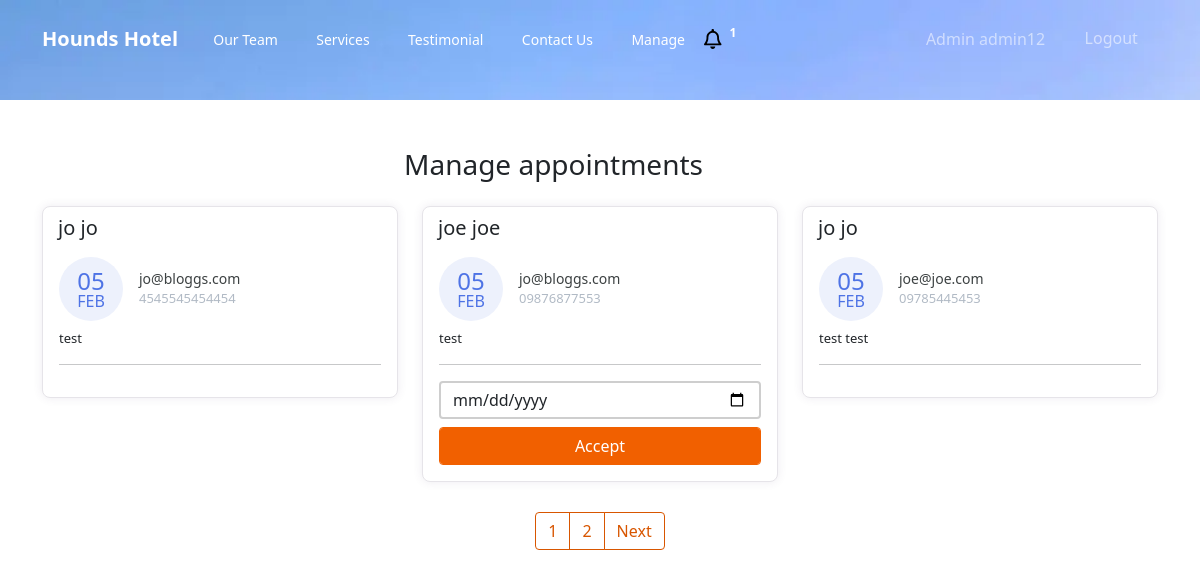
Page /manage-appointments/ (signed in) on the committed database.
### hounds/models.py (models this page shows, shortened)
class Appointment(models.Model):
    first_name = models.CharField(max_length=50)
    last_name = models.CharField(max_length=50)
    email = models.CharField(max_length=50)
    phone = models.CharField(max_length=50)
    request = models.TextField(blank=True)
    sent_date = models.DateField(auto_now_add=True)
    accepted = models.BooleanField(default=False)
    accepted_date = models.DateField(auto_now_add=False, null=True, blank=True)
    class Meta:
        ordering = ["-sent_date"]

### hounds/views.py (the view, shortened to what this page needs)
# urls.py: path("manage-appointments/", ManageAppointmentTemplateView.as_view(), name="manage"),
class ManageAppointmentTemplateView(ListView):
    template_name = "manage-appointments.html"
    model = Appointment
    context_object_name = "appointments"
    login_required = True
    paginate_by = 3
    def get_context_data(self,*args, **kwargs):
        context = super().get_context_data(*args, **kwargs)
        appointments = Appointment.objects.all()
        context.update({
            "title":"Manage Appointments"
        })
        return context

### hounds/context_processors.py (called while the page is built)
def get_notification(request):
    count = Appointment.objects.filter(accepted=False).count()
    data = {
        "count":count
    }
    return data

### templates/manage-appointments.html (shortened to what this page needs)
{% extends 'base.html' %}
{% block content %}
    <div class="container mt-5">
        <div class="col-11 text-center mt-4 mb-4">
            <h3>
                Manage appointments
            </h3>
        </div>
        <div class="row">
        {% for app in appointments %}
            <div class="col-lg-4">
                <div class="card card-margin">
                    <div class="card-header no-border">
                        <h5 class="card-title">{{app.first_name}} {{app.last_name}}</h5>
                    </div>
                    <div class="card-body pt-0">
                        <div class="widget-49">
                            <div class="widget-49-title-wrapper">
                                <div class="widget-49-date-primary">
                                    <span class="widget-49-date-day">{{app.sent_date|date:"d"}}</span>
                                    <span class="widget-49-date-month">{{app.sent_date|date:"M"}}</span>
                                </div>
                                <div class="widget-49-meeting-info">
                                    <span class="widget-49-pro-title">{{app.email}}</span>
                                    <span class="widget-49-meeting-time">{{app.phone}}</span>
                                </div>
                            </div>
                            <div class="widget-49-meeting-points">
                                <span>{{app.request}}</span>
                            </div>
                            <hr class="w-100">
                            {% if app.accepted == False %}
                            <form method="POST" action="{% url 'manage' %}">
                            <div class="form-group">
                                <input type="date" name="date" class="form-control mb-2"
                                    placeholder="dd-mm-yyyy" value=""
                                    min="1997-01-01" max="2030-12-31">
                                <input class="btn-block btn-primary form-control" type="submit" value="Accept">
                            </div>
                            </form>
                            {% endif %}
                        </div>
                    </div>
                </div>
            </div>
        {% endfor %}
        </div>
        {% if is_paginated %}
        <div class="wrapper">
            <nav aria-label="Page navigation example">
                <ul class="pagination">
                    {% for number in page_obj.paginator.page_range %}
                    <li class="page-item"><a class="page-link" href="?page={{number}}">{{number}}</a></li>
                    {% endfor %}
                    {% if page_obj.has_next %}
                    <li class="page-item"><a class="page-link" href="?page={{page_obj.prebious_page_number}}">Next</a></li>
                    {% endif %}
                </ul>
            </nav>
        </div>
        {% endif %}
{% endblock content %}

### templates/base.html (shortened to what this page needs)
{% load static %}
<!DOCTYPE html>
<html lang="en">
<head>
  <link href="{% static 'css/bootstrap.min.css' %}" rel="stylesheet">
  <link rel="stylesheet" href="{% static 'css/all.min.css' %}" />
  <link rel="stylesheet" href="{% static 'css/styles.css' %}" />
</head>
<body>
    <div class="header" style="background: url('{% static 'img/hero.jpeg' %}') no-repeat; background-size: cover;
    {% if 'appointment' in request.path %}
    max-height:10px!important;min-height:10px!important;
    {% endif %}
    ">
  <nav class="navbar navbar-expand-lg navbar-dark">
    <div class="container"><a class="navbar-brand" href="{% url 'home' %}">Hounds Hotel</a>
        <div class="collapse navbar-collapse" id="navbarSupportedContent">
            <ul class="navbar-nav flex-grow-1 smaller-font">
                <li class="nav-item" role="presentation">
                    <a class="nav-link active" href="{% url 'home' %}#team">Our Team</a>
                </li>
                <li class="nav-item" role="presentation">
                    <a class="nav-link active" href="{% url 'home' %}#services">Services</a>
                </li>
                <li class="nav-item" role="presentation">
                    <a class="nav-link active" href="{% url 'home' %}#reviews">Testimonial</a>
                </li>
                <li class="nav-item" role="presentation">
                    <a class="nav-link active" href="{% url 'home' %}#contact">Contact Us</a>
                </li>
                {% if request.user.is_staff %}
                <li class="nav-item" role="presentation">
                    <a class="nav-link active" href="{% url 'manage' %}">Manage</a>
                </li>
                {% endif %}
                {% if user.is_staff %}
                <li class="nav-item" role="presentation">
                    <a href="{% url 'manage' %}" style="float: left;cursor:pointer;" aria-expanded="true"
                        title="You Have 6 New Appointments">
                        <i class="far fa-bell" style="font-size: 20px; float: left; color: black">
                        </i>
                    </a>
                    <span class="badge badge-danger">{{count}}</span>
                </li>
                {% endif %}
            </ul>
            <ul class="navbar-nav ms-auto">
                {% if user.is_staff %}
                <li class="nav-item">
                    <a class="nav-link" href="{% url 'profiles:admin' %}">
                        Admin {{ request.user.username }}
                    </a>
                </li>
                {% endif %}
                {% if request.user.is_authenticated %}
                {% if user.is_staff %}
                <li class="nav-item">
                    <form method="post" action="{% url 'logout' %}">
                        <button type="submit" class="btn btn-link nav-link">Logout</button>
                    </form>
                </li>
                {% endif %}
                {% endif %}
            </ul>
        </div>
    </div>
  </nav>
</div>
    {% block content %}{% endblock content %}
</body>
</html>

### static/css/styles.css (style rules this page uses)
@media (min-width:768px) { .header { padding-bottom: 100px; text-align: center; } }
@media (min-width: 576px) { .header { padding-bottom: 100px; text-align: center; } }
.header .navbar { background: transparent; padding-top: .75rem; padding-bottom: .75rem; color: #fff; border-radius: 0; box-shadow: none; border: none; }
@media (min-width:768px) { .header .navbar { padding-top: 1rem; padding-bottom: 1rem; } }
.header .navbar .navbar-brand { font-weight: bold; color: inherit; }
.header .navbar .navbar-collapse { border-top: 1px solid rgba(255, 255, 255, 0.3); margin-top: .5rem; }
@media (min-width:768px) { .header .navbar .navbar-collapse { border-color: transparent; margin: 0; } }
.header .navbar .navbar-nav a.active, .header .navbar .navbar-nav>.show .dropdown-item { background: none; box-shadow: none; }
@media (min-width: 768px) { .header .navbar-nav .nav-link { padding-left: .7rem; padding-right: .7rem; } }
@media (min-width: 992px) { .header .navbar-nav .nav-link { padding-left: 1.2rem; padding-right: 1.2rem; } }
.form-control { box-shadow: none !important; outline: none !important; border: 2px solid #cecece; height: 38px; }
.title-box .border, .btn-primary, .back-to-top, .logo i, .question-q-box, .social-circle li a:hover { background-color: #f16000 !important; }
.btn-primary { border: 1px solid #f16000 !important; }
@media (min-width: 768px) { .navbar-nav>li>a { padding-top: 10px; padding-bottom: 10px; } }
.smaller-font .nav-link { font-size: 14px; }

### rows in the picture
Appointment: first_name "jo", last_name "jo", sent_date "05", sent_date "FEB", email "jo@bloggs.com", phone "4545545454454", request "test"
Appointment: first_name "joe", last_name "joe", sent_date "05", sent_date "FEB", email "jo@bloggs.com", phone "09876877553", request "test"
Appointment: first_name "jo", last_name "jo", sent_date "05", sent_date "FEB", email "joe@joe.com", phone "09785445453", request "test test"

### other values in the picture
{{ count }} "1"
{{ request.user.username }} "admin12"
{{ number }} "1" "2"
